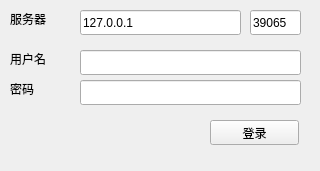
<?xml version="1.0" encoding="UTF-8"?>
<ui version="4.0">
 <class>login</class>
 <widget class="QMainWindow" name="login">
  <property name="geometry">
   <rect>
    <x>0</x>
    <y>0</y>
    <width>320</width>
    <height>171</height>
   </rect>
  </property>
  <property name="windowTitle">
   <string>MainWindow</string>
  </property>
  <widget class="QWidget" name="centralwidget">
   <widget class="QLabel" name="label">
    <property name="geometry">
     <rect>
      <x>10</x>
      <y>50</y>
      <width>67</width>
      <height>17</height>
     </rect>
    </property>
    <property name="text">
     <string>用户名</string>
    </property>
   </widget>
   <widget class="QLabel" name="label_2">
    <property name="geometry">
     <rect>
      <x>10</x>
      <y>80</y>
      <width>67</width>
      <height>17</height>
     </rect>
    </property>
    <property name="text">
     <string>密码</string>
    </property>
   </widget>
   <widget class="QLineEdit" name="lineEdit_user">
    <property name="geometry">
     <rect>
      <x>80</x>
      <y>50</y>
      <width>221</width>
      <height>25</height>
     </rect>
    </property>
   </widget>
   <widget class="QLineEdit" name="lineEdit_pwd">
    <property name="geometry">
     <rect>
      <x>80</x>
      <y>80</y>
      <width>221</width>
      <height>25</height>
     </rect>
    </property>
   </widget>
   <widget class="QPushButton" name="pushButton_login">
    <property name="geometry">
     <rect>
      <x>210</x>
      <y>120</y>
      <width>89</width>
      <height>25</height>
     </rect>
    </property>
    <property name="text">
     <string>登录</string>
    </property>
   </widget>
   <widget class="QLineEdit" name="lineEdit_host">
    <property name="geometry">
     <rect>
      <x>80</x>
      <y>10</y>
      <width>161</width>
      <height>25</height>
     </rect>
    </property>
    <property name="text">
     <string>127.0.0.1</string>
    </property>
   </widget>
   <widget class="QLineEdit" name="lineEdit_port">
    <property name="geometry">
     <rect>
      <x>250</x>
      <y>10</y>
      <width>51</width>
      <height>25</height>
     </rect>
    </property>
    <property name="text">
     <string>39065</string>
    </property>
   </widget>
   <widget class="QLabel" name="label_3">
    <property name="geometry">
     <rect>
      <x>10</x>
      <y>10</y>
      <width>67</width>
      <height>17</height>
     </rect>
    </property>
    <property name="text">
     <string>服务器</string>
    </property>
   </widget>
  </widget>
 </widget>
 <resources/>
 <connections/>
</ui>
